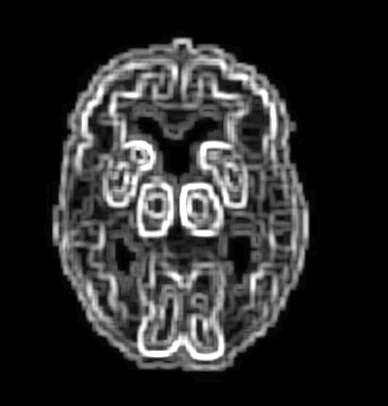
#> input picture Aligning_Images_with_Image_Registration/images/alzheimerBrain.png, 388 x 406 px
$ jupyter execute --allow-errors Example_3.ipynb
#> lines starting #> are read from the running program, lines starting #| are printed output that depends on the picture
# Registering Brain Scans Using Control Points

[cell 1]
import cv2
import matplotlib.pyplot as plt
import pandas as pd
from skimage.transform import PiecewiseAffineTransform, warp
import numpy as np

[cell 2]
alzheimer = cv2.imread("./images/alzheimerBrain.png")
#> alzheimer is the input picture: shape (406, 388, 3); min 0, max 255, mean 43.3
normal = cv2.imread("./images/normalBrain.png")
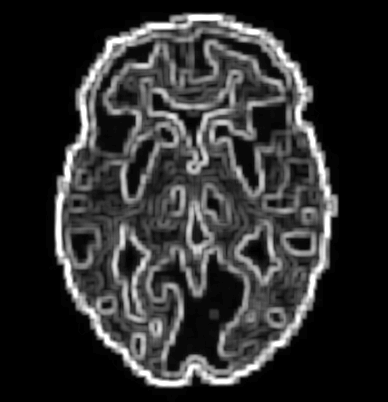
#> input picture Aligning_Images_with_Image_Registration/images/normalBrain.png, 388 x 402 px
#> normal is the input picture: shape (402, 388, 3); min 0, max 255, mean 47.3

fig, axs = plt.subplots(1, 2)
axs[0].imshow(alzheimer)
axs[0].set_title('Alzheimer')
axs[1].imshow(normal)
axs[1].set_title('Normal')
plt.show()
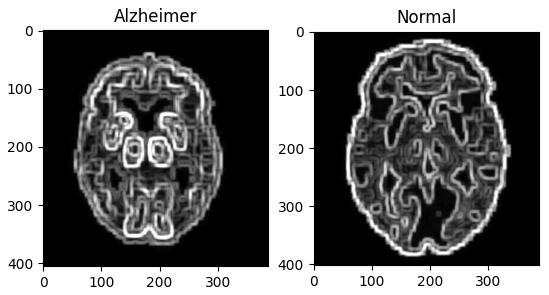
#> figure drawn by matplotlib, 2 panels
